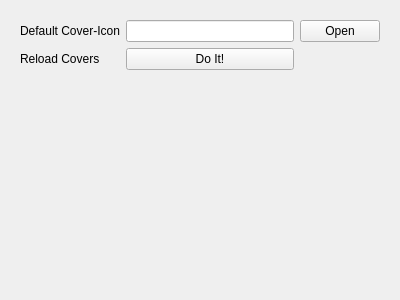
<?xml version="1.0" encoding="UTF-8"?>
<ui version="4.0">
 <class>CoverSettingsWidget</class>
 <widget class="QWidget" name="CoverSettingsWidget">
  <property name="geometry">
   <rect>
    <x>0</x>
    <y>0</y>
    <width>400</width>
    <height>300</height>
   </rect>
  </property>
  <property name="windowTitle">
   <string>Form</string>
  </property>
  <layout class="QVBoxLayout" name="verticalLayout">
   <item>
    <widget class="QWidget" name="widget_2" native="true">
     <layout class="QGridLayout" name="gridLayout">
      <item row="0" column="2">
       <widget class="QPushButton" name="pushButton">
        <property name="text">
         <string>Open</string>
        </property>
       </widget>
      </item>
      <item row="0" column="1">
       <widget class="QLineEdit" name="lineEdit"/>
      </item>
      <item row="0" column="0">
       <widget class="QLabel" name="label">
        <property name="text">
         <string>Default Cover-Icon</string>
        </property>
       </widget>
      </item>
      <item row="1" column="1">
       <widget class="QPushButton" name="updateButton">
        <property name="text">
         <string>Do It!</string>
        </property>
       </widget>
      </item>
      <item row="1" column="0">
       <widget class="QLabel" name="label_2">
        <property name="text">
         <string>Reload Covers</string>
        </property>
       </widget>
      </item>
     </layout>
    </widget>
   </item>
   <item>
    <spacer name="verticalSpacer">
     <property name="orientation">
      <enum>Qt::Vertical</enum>
     </property>
     <property name="sizeHint" stdset="0">
      <size>
       <width>20</width>
       <height>40</height>
      </size>
     </property>
    </spacer>
   </item>
  </layout>
 </widget>
 <resources/>
 <connections/>
</ui>
